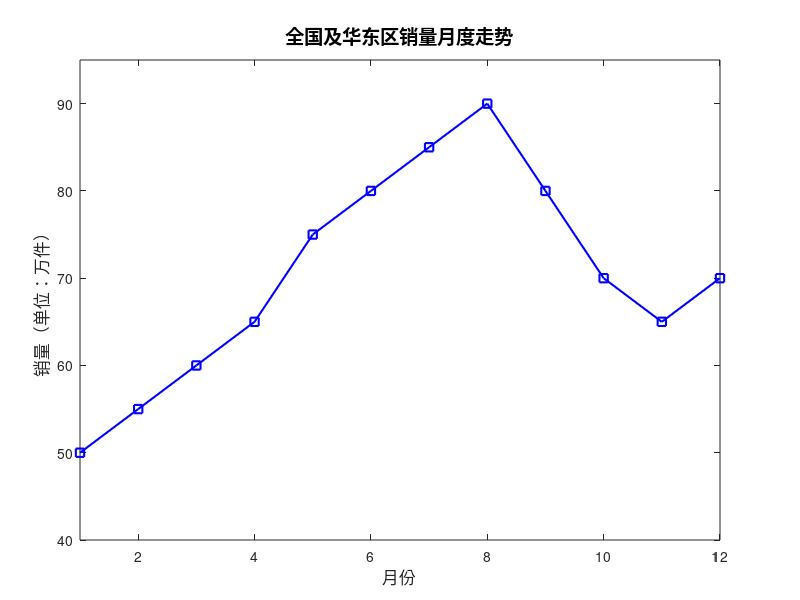

The MATLAB script that drew this image: (Note: this script raises an error after producing the figure.)
% 1. 准备数据
x_all = 1:12;  % 1-12月
y_all_sales = [50, 55, 60, 65, 75, 80, 85, 90, 80, 70, 65, 70];  % 全国总销量
y_east_sales = [20, 22, 25, 28, 30, 35, 38, 40, 35, 30, 28, 30];  % 华东区销量

% 2. 创建画布
figure('Position', [100, 100, 800, 600]);

% 3. 绘制主图（全国总销量：蓝色-方形标记-实线）
ax1 = axes('Position', [0.1, 0.1, 0.8, 0.8]);  % 主图位置（左/下/宽/高）
plot(x_all, y_all_sales, 'bs-', 'LineWidth', 1.5, 'MarkerSize', 6);
title('全国及华东区销量月度走势', 'FontSize', 14);
xlabel('月份', 'FontSize', 12);
ylabel('销量（单位：万件）', 'FontSize', 12);
xlim([1, 12]);
ylim([40, 95]);
legend('全国总销量', 'Location', 'lower right', 'FontSize', 11);
grid on;

% 4. 绘制嵌入小图（华东区销量：红色-圆形标记-实线）
ax2 = axes('Position', [0.65, 0.65, 0.22, 0.22]);  % 小图位置（右上角）
plot(x_all, y_east_sales, 'ro-', 'LineWidth', 1.2, 'MarkerSize', 4);
xlabel('月份', 'FontSize', 8);
ylabel('销量', 'FontSize', 8);
xlim([1, 12]);
ylim([18, 42]);
legend('华东区销量', 'FontSize', 8);
grid on;

% 5. 小图刻度标签缩小（避免拥挤）
set(ax2, 'XTickLabelFontSize', 8, 'YTickLabelFontSize', 8);

% 6. 保持主图激活状态
axes(ax1);
